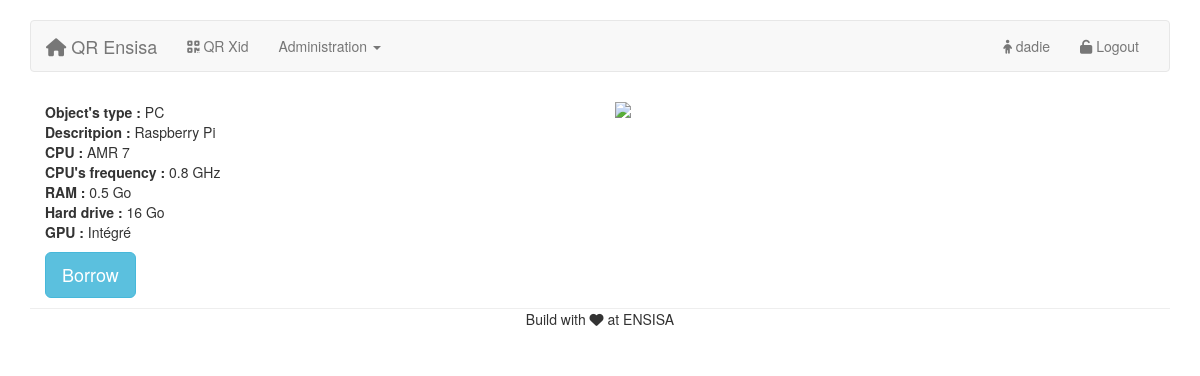
The app's page /object.php?id=3 (signed in) with its own data.
### tables this page shows
CREATE TABLE IF NOT EXISTS `object` (
  `id` int(11) NOT NULL AUTO_INCREMENT,
  `name` varchar(256) NOT NULL,
  `description` mediumtext,
  `type` varchar(128) NOT NULL,
  `borrowed` tinyint(1) NOT NULL,
  `lenght` int(11) DEFAULT NULL,
  `number_port` int(11) NOT NULL,
  `cpu` varchar(512) NOT NULL,
  `frequence` float NOT NULL,
  `ram` float NOT NULL,
  `hard_drive` int(11) NOT NULL,
  `gpu` varchar(512) NOT NULL,
  PRIMARY KEY (`id`)
);

### includes/object/description.php (the view, shortened to what this page needs)
<?php
	$req = $connect->prepare('SELECT * FROM object WHERE id = ?');
	$req->execute(array($_GET['id']));
	while ($resultat = $req->fetch()) {
	    if($resultat['type']=='PC'){ ?>
            <p>
				<strong>Object's type :</strong> <?php echo $resultat['type']; ?><br />
				<strong>Descritpion :</strong> <?php echo $resultat['description']; ?><br />
				<strong>CPU : </strong><?php echo $resultat['cpu']; ?> <br />
				<strong>CPU's frequency :</strong> <?php echo $resultat['frequence']; ?> GHz<br />
				<strong>RAM : </strong><?php echo $resultat['ram']; ?> Go<br />
				<strong> Hard drive :</strong> <?php echo $resultat['hard_drive']; ?> Go<br />
				<strong>GPU :</strong> <?php echo $resultat['gpu']; ?><br />
           </p>
<?php   }
	    if($resultat['type']=='cable ethernet'){ ?>
<?php	}
    }
?>

### css/projet.css (style rules this page uses)
body { padding-top: 20px; padding-bottom: 20px; }

### records on screen
object: type "PC", description "Raspberry Pi", cpu "AMR 7", frequence "0.8", ram "0.5", hard_drive "16", gpu "Intégré"

### other values on screen
$_SESSION['pseudo'] "dadie"
